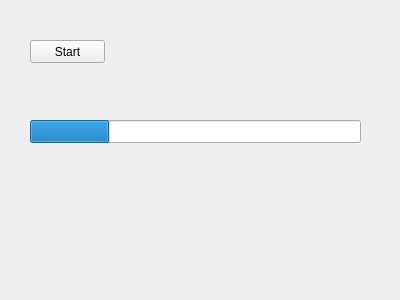
<?xml version="1.0" encoding="UTF-8"?>
<ui version="4.0">
 <class>MainWindow</class>
 <widget class="QMainWindow" name="MainWindow">
  <property name="enabled">
   <bool>true</bool>
  </property>
  <property name="geometry">
   <rect>
    <x>0</x>
    <y>0</y>
    <width>400</width>
    <height>300</height>
   </rect>
  </property>
  <property name="minimumSize">
   <size>
    <width>400</width>
    <height>300</height>
   </size>
  </property>
  <property name="maximumSize">
   <size>
    <width>400</width>
    <height>300</height>
   </size>
  </property>
  <property name="windowTitle">
   <string>Speech analysis</string>
  </property>
  <widget class="QWidget" name="centralwidget">
   <widget class="QPushButton" name="toggleListeningButton">
    <property name="geometry">
     <rect>
      <x>30</x>
      <y>40</y>
      <width>75</width>
      <height>23</height>
     </rect>
    </property>
    <property name="text">
     <string>Start</string>
    </property>
   </widget>
   <widget class="QProgressBar" name="progressBar">
    <property name="geometry">
     <rect>
      <x>30</x>
      <y>120</y>
      <width>331</width>
      <height>23</height>
     </rect>
    </property>
    <property name="value">
     <number>24</number>
    </property>
    <property name="textVisible">
     <bool>false</bool>
    </property>
   </widget>
  </widget>
  <widget class="QMenuBar" name="menubar">
   <property name="geometry">
    <rect>
     <x>0</x>
     <y>0</y>
     <width>400</width>
     <height>21</height>
    </rect>
   </property>
  </widget>
  <widget class="QStatusBar" name="statusbar">
   <property name="enabled">
    <bool>true</bool>
   </property>
   <property name="sizeGripEnabled">
    <bool>false</bool>
   </property>
  </widget>
 </widget>
 <resources/>
 <connections/>
</ui>
